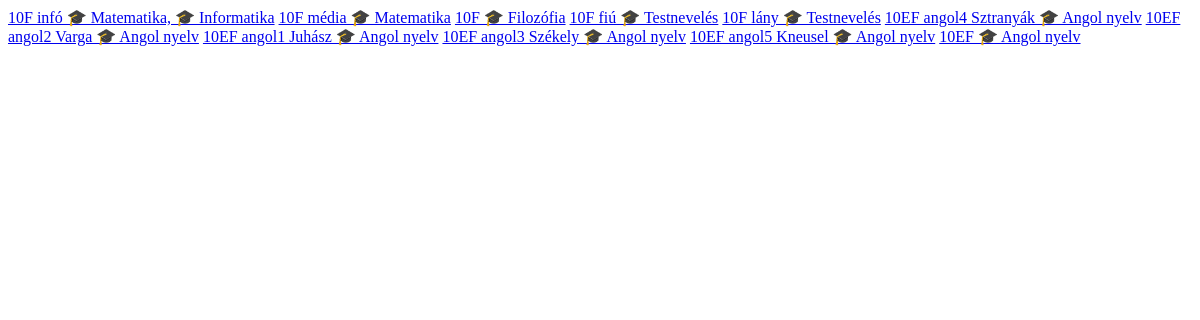
Before: /tanfelo/tancsoportok/ (signed in) with the older database file.
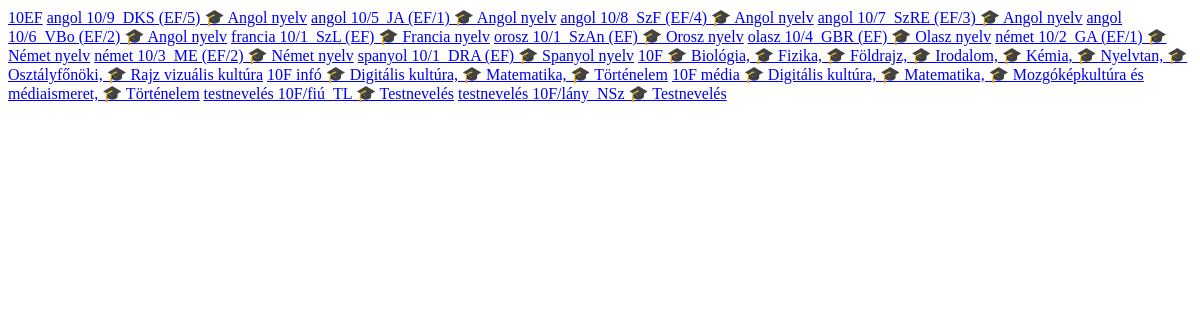
After: the same page with the newer database file.
### app_tanfelo/models.py (models this page shows, shortened)
class Tanfelo_Tanulocsoport(models.Model):
    nev = models.CharField(max_length=100)
    kreta = models.CharField(max_length=255)
    lehetseges_tantargyai = models.ManyToManyField(Tanfelo_Tantargy, blank=True, null=True)
    class Meta:
        verbose_name = "Tanulócsoport"
        verbose_name_plural = "Tanulócsoportok"
    def __str__(self):
        return self.nev + ", ".join([ "  🎓 " + t.nev for t in self.lehetseges_tantargyai.all()])

class Tanfelo_Tantargy(models.Model):
    nev = models.CharField(max_length=100)
    slug = models.SlugField(max_length=100)
    tantargygondozoi = models.ManyToManyField(User)
    class Meta:
        verbose_name = 'Tantárgy'
        verbose_name_plural = 'Tantárgyak'

### app_tanfelo/views.py (the view)
# urls.py: path('tanfelo/tancsoportok/', tancsoportok_view),
@login_required
def tancsoportok_view(request):
    template = 'tancsoportok.html'
    context = {
        "tancsoportok": Tanfelo_Tanulocsoport.objects.all(),
    }
    return render(request, template, context)

### app_tanfelo/templates/tancsoportok.html (shortened to what this page needs)
<!DOCTYPE html>
<html lang="en">
<head>
</head>
<body>
        {% for tancsoport in tancsoportok %}
            <a href="{{ tancsoport.id }}/" >{{ tancsoport }}</a>
        {% endfor %}
</body>
</html>

Changed rows visible on the page:
removed Tanfelo_Tanulocsoport: nev+id "10F infó 🎓 Matematika, 🎓 Informatika"
removed Tanfelo_Tanulocsoport: nev+id "10F média 🎓 Matematika"
removed Tanfelo_Tanulocsoport: nev+id "10F 🎓 Filozófia"
removed Tanfelo_Tanulocsoport: nev+id "10F fiú 🎓 Testnevelés"
removed Tanfelo_Tanulocsoport: nev+id "10F lány 🎓 Testnevelés"
removed Tanfelo_Tanulocsoport: nev+id "10EF angol4 Sztranyák 🎓 Angol nyelv"
removed Tanfelo_Tanulocsoport: nev+id "10EF angol2 Varga 🎓 Angol nyelv"
removed Tanfelo_Tanulocsoport: nev+id "10EF angol1 Juhász 🎓 Angol nyelv"
removed Tanfelo_Tanulocsoport: nev+id "10EF angol3 Székely 🎓 Angol nyelv"
removed Tanfelo_Tanulocsoport: nev+id "10EF angol5 Kneusel 🎓 Angol nyelv"
removed Tanfelo_Tanulocsoport: nev+id "10EF 🎓 Angol nyelv"
added Tanfelo_Tanulocsoport: nev+id "10EF"
added Tanfelo_Tanulocsoport: nev+id "angol 10/9_DKS (EF/5) 🎓 Angol nyelv"
added Tanfelo_Tanulocsoport: nev+id "angol 10/5_JA (EF/1) 🎓 Angol nyelv"
added Tanfelo_Tanulocsoport: nev+id "angol 10/8_SzF (EF/4) 🎓 Angol nyelv"
added Tanfelo_Tanulocsoport: nev+id "angol 10/7_SzRE (EF/3) 🎓 Angol nyelv"
added Tanfelo_Tanulocsoport: nev+id "angol 10/6_VBo (EF/2) 🎓 Angol nyelv"
added Tanfelo_Tanulocsoport: nev+id "francia 10/1_SzL (EF) 🎓 Francia nyelv"
added Tanfelo_Tanulocsoport: nev+id "orosz 10/1_SzAn (EF) 🎓 Orosz nyelv"
added Tanfelo_Tanulocsoport: nev+id "olasz 10/4_GBR (EF) 🎓 Olasz nyelv"
added Tanfelo_Tanulocsoport: nev+id "német 10/2_GA (EF/1) 🎓 Német nyelv"
added Tanfelo_Tanulocsoport: nev+id "német 10/3_ME (EF/2) 🎓 Német nyelv"
added Tanfelo_Tanulocsoport: nev+id "spanyol 10/1_DRA (EF) 🎓 Spanyol nyelv"
added Tanfelo_Tanulocsoport: nev+id "10F 🎓 Biológia, 🎓 Fizika, 🎓 Földrajz, 🎓 Irodalom, 🎓 Kémia, 🎓 Nyelvtan, 🎓 Osztályfőnöki, 🎓 Rajz vizuális kultúra"
added Tanfelo_Tanulocsoport: nev+id "10F infó 🎓 Digitális kultúra, 🎓 Matematika, 🎓 Történelem"
added Tanfelo_Tanulocsoport: nev+id "10F média 🎓 Digitális kultúra, 🎓 Matematika, 🎓 Mozgóképkultúra és médiaismeret, 🎓 Történelem"
added Tanfelo_Tanulocsoport: nev+id "testnevelés 10F/fiú_TL 🎓 Testnevelés"
added Tanfelo_Tanulocsoport: nev+id "testnevelés 10F/lány_NSz 🎓 Testnevelés"
